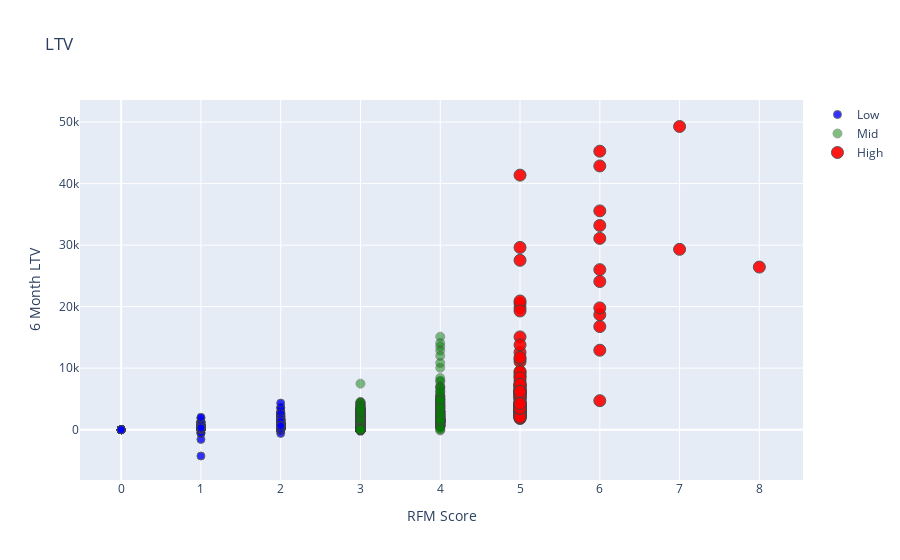

The notebook cell this image was saved under:
### Code cell
import plotly.graph_objects as go

data_graph = data_merge.query("m6_Revenue < 50000")

plot_data = [
    go.Scatter(
        x=data_graph.query("Segment == 'Low-Value'")['OverallScore'],
        y=data_graph.query("Segment == 'Low-Value'")['m6_Revenue'],
        mode='markers',
        name='Low',
        marker=dict(
            color='blue',
            size=8,
            line=dict(width=1),
            opacity=0.8
        )
    ),
    go.Scatter(
        x=data_graph.query("Segment == 'Mid-Value'")['OverallScore'],
        y=data_graph.query("Segment == 'Mid-Value'")['m6_Revenue'],
        mode='markers',
        name='Mid',
        marker=dict(
            color='green',
            size=9,
            line=dict(width=1),
            opacity=0.5
        )
    ),
    go.Scatter(
        x=data_graph.query("Segment == 'High-Value'")['OverallScore'],
        y=data_graph.query("Segment == 'High-Value'")['m6_Revenue'],
        mode='markers',
        name='High',
        marker=dict(
            color='red',
            size=12,
            line=dict(width=1),
            opacity=0.9
        )
    )
]

plot_layout = go.Layout(
    yaxis= {'title': "6 Month LTV"},
    xaxis= {'title': "RFM Score"},
    title='LTV'
)

fig = go.Figure(data=plot_data, layout=plot_layout)
fig.show()

### Figure 1 — Plotly figure (JSON) as saved in the notebook; plotly's stock layout.template omitted (floating-point values rounded to 4 significant figures; data arrays with more than 128 entries replaced by an {"elided": "..."} marker saying what was removed)
{"data": [{"marker": {"color": "blue", "line": {"width": 1}, "opacity": 0.8, "size": 8}, "mode": "markers", "name": "Low", "type": "scatter", "x": {"elided": "1978 int values"}, "y": {"elided": "1978 float values"}}, {"marker": {"color": "green", "line": {"width": 1}, "opacity": 0.5, "size": 9}, "mode": "markers", "name": "Mid", "type": "scatter", "x": {"elided": "1845 int values"}, "y": {"elided": "1845 float values"}}, {"marker": {"color": "red", "line": {"width": 1}, "opacity": 0.9, "size": 12}, "mode": "markers", "name": "High", "type": "scatter", "x": [7, 5, 6, 6, 5, 5, 5, 6, 5, 6, 8, 5, 5, 6, 5, 5, 5, 5, 5, 6, 5, 5, 5, 5, 6, 5, 5, 5, 5, 5, 5, 6, 5, 5, 5, 5, 5, 5, 5, 6, 5, 5, 5, 5, 5, 5, 5, 5, 5, 5, 5, 5, 5, 5, 5, 5, 5, 5, 5, 5, 5, 5, 5, 5, 5, 5, 5, 5, 5, 5, 5, 5, 5, 5, 5, 5, 5, 5, 5, 5, 5, 6, 5, 5, 5, 5, 5, 5, 5, 5, 6, 5, 5, 5, 5, 5, 5, 5, 5, 5, 5, 6, 5, 5, 5, 5, 5, 5, 5, 5, 5, 5, 5, 5, 5, 5, 5, 5, 5, 5, 5, 5, 5, 5, 7], "y": [29310.0, 4075.0, 31090.0, 45270.0, 15080.0, 8910.0, 8603.0, 33190.0, 5498.0, 18680.0, 26430.0, 11040.0, 1813.0, 4707.0, 3527.0, 2004.0, 2753.0, 27530.0, 6568.0, 19790.0, 5498.0, 7459.0, 6170.0, 2850.0, 12910.0, 12560.0, 19820.0, 41380.0, 20530, 13780.0, 4859.0, 26010.0, 5100.0, 2558.0, 4146.0, 7945.0, 2328.0, 2316.0, 3214.0, 16760.0, 3322.0, 9313.0, 9455.0, 6893.0, 5068.0, 5287.0, 3232.0, 7197.0, 5919.0, 6210.0, 3388.0, 11460.0, 3443.0, 7263.0, 2906.0, 4049.0, 5814.0, 8433.0, 4270.0, 4290, 2324.0, 3616.0, 6355.0, 3143.0, 6153.0, 2153.0, 6402.0, 2971.0, 2572.0, 6124.0, 2022.0, 4016.0, 2163.0, 3185.0, 2671.0, 3513.0, 2969.0, 11730.0, 3865.0, 3541.0, 3006.0, 24080.0, 2346.0, 2898.0, 3373.0, 5652.0, 7132.0, 3355.0, 2745.0, 3052.0, 35570.0, 3181.0, 29620.0, 4472.0, 3446.0, 20920.0, 3452.0, 6355.0, 1884.0, 3819.0, 6221.0, 42870.0, 6915.0, 2593.0, 19290.0, 5676.0, 5246.0, 3994.0, 7390.0, 2073.0, 3604.0, 4353.0, 5895.0, 4277.0, 4405.0, 3435.0, 6262.0, 5789.0, 3674.0, 4054.0, 6236.0, 3824.0, 3463.0, 4242.0, 49290.0]}], "layout": {"title": {"text": "LTV"}, "xaxis": {"title": {"text": "RFM Score"}}, "yaxis": {"title": {"text": "6 Month LTV"}}}}
